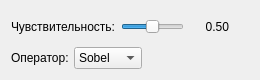
<?xml version="1.0" encoding="UTF-8"?>
<ui version="4.0">
 <class>EdgeDetectionFilterWidget</class>
 <widget class="QWidget" name="EdgeDetectionFilterWidget">
  <property name="geometry">
   <rect>
    <x>0</x>
    <y>0</y>
    <width>260</width>
    <height>80</height>
   </rect>
  </property>
  <property name="minimumSize">
   <size>
    <width>0</width>
    <height>80</height>
   </size>
  </property>
  <layout class="QVBoxLayout" name="verticalLayout">
   <property name="spacing">
    <number>5</number>
   </property>
   <item>
    <layout class="QHBoxLayout" name="sensitivityLayout">
     <item>
      <widget class="QLabel" name="sensitivityLabel">
       <property name="text">
        <string>Чувствительность:</string>
       </property>
      </widget>
     </item>
     <item>
      <widget class="ClickableSlider" name="sensitivitySlider">
       <property name="minimum">
        <number>0</number>
       </property>
       <property name="maximum">
        <number>100</number>
       </property>
       <property name="value">
        <number>50</number>
       </property>
       <property name="tracking">
        <bool>false</bool>
       </property>
       <property name="orientation">
        <enum>Qt::Horizontal</enum>
       </property>
      </widget>
     </item>
     <item>
      <widget class="QLabel" name="sensitivityValueLabel">
       <property name="text">
        <string>0.50</string>
       </property>
       <property name="minimumSize">
        <size>
         <width>40</width>
         <height>0</height>
        </size>
       </property>
       <property name="alignment">
        <set>Qt::AlignRight|Qt::AlignTrailing|Qt::AlignVCenter</set>
       </property>
      </widget>
     </item>
     <item>
      <spacer name="horizontalSpacer">
       <property name="orientation">
        <enum>Qt::Horizontal</enum>
       </property>
       <property name="sizeHint" stdset="0">
        <size>
         <width>40</width>
         <height>20</height>
        </size>
       </property>
      </spacer>
     </item>
    </layout>
   </item>
   <item>
    <layout class="QHBoxLayout" name="operatorLayout">
     <item>
      <widget class="QLabel" name="operatorLabel">
       <property name="text">
        <string>Оператор:</string>
       </property>
      </widget>
     </item>
     <item>
      <widget class="QComboBox" name="operatorComboBox">
       <item>
        <property name="text">
         <string>Sobel</string>
        </property>
       </item>
       <item>
        <property name="text">
         <string>Prewitt</string>
        </property>
       </item>
       <item>
        <property name="text">
         <string>Scharr</string>
        </property>
       </item>
      </widget>
     </item>
     <item>
      <spacer name="horizontalSpacer_2">
       <property name="orientation">
        <enum>Qt::Horizontal</enum>
       </property>
       <property name="sizeHint" stdset="0">
        <size>
         <width>40</width>
         <height>20</height>
        </size>
       </property>
      </spacer>
     </item>
    </layout>
   </item>
  </layout>
 </widget>
 <customwidgets>
  <customwidget>
   <class>ClickableSlider</class>
   <extends>QSlider</extends>
   <header>gui/ClickableSlider.h</header>
  </customwidget>
 </customwidgets>
 <resources/>
 <connections/>
</ui>
